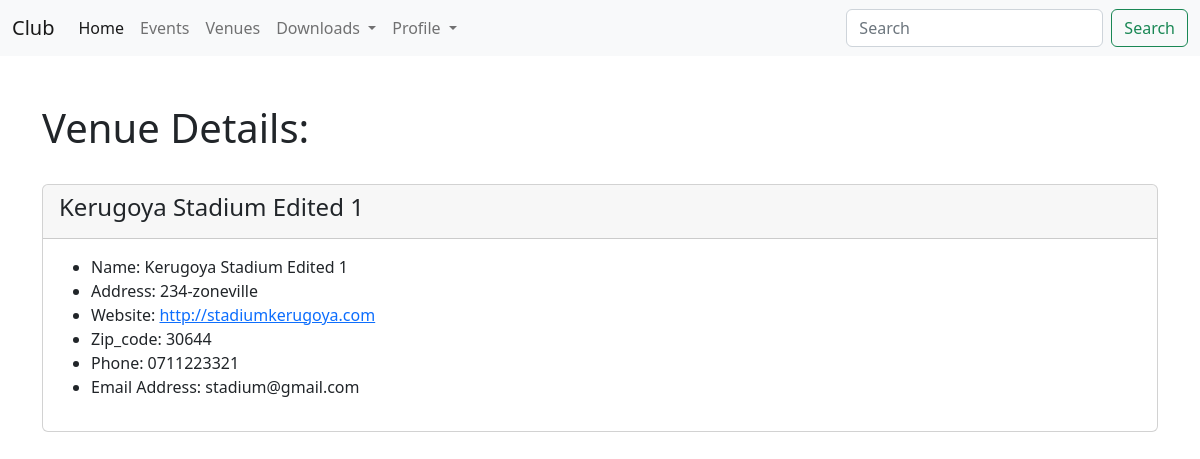
Page /venuedetail/1 on the committed database.
### myapp/models.py (models this page shows)
class Venue(models.Model):
    name = models.CharField(max_length=150)
    address = models.CharField(max_length=150)
    zip_code = models.CharField(max_length=150)
    phone = models.CharField(max_length=10)
    web = models.URLField(max_length=50, blank=True)
    email_address = models.EmailField()
    owner = models.IntegerField(blank=False, default=1)
    image = models.ImageField(blank=True, null=True, upload_to='images/')
    def __str__(self):
        return self.name

### myapp/views.py (the view)
# urls.py: path('venuedetail/<venue_id>', views.venuedetailview, name='venuedetail'),
def venuedetailview(request, venue_id):
    venues = Venue.objects.get(pk=venue_id)
    return render(request, 'venuedetail.html', {'venues':venues})

### templates/venuedetail.html (shortened to what this page needs)
{% extends 'base.html' %}
{% block content %}
<h1>Venue Details:</h1>
<br/>
<div class="card">
    <div class="card-header">
      <h4>{{venues}}</h4>
    </div>
    <ul>
    <div class="card-body">
      <li><h7 class="card-title">Name: {{venues.name}}</h7></li>
      <li><h7 class="card-title">Address: {{venues.address}}</h7></li>
      <li><h7 class="card-title">Website: <a href="{{venues.web}}">{{venues.web}}</a></h7></li>
      <li><h7 class="card-title">Zip_code: {{venues.zip_code}}</h7></li>
      <li><h7 class="card-title">Phone: {{venues.phone}}</h7></li>
      <li><h7 class="card-title">Email Address: {{venues.email_address}}</h7></li>
    </div>
    </ul>
</div>
<br/>
{% endblock %}

### rows in the picture
Venue: name "Kerugoya Stadium Edited 1", address "234-zoneville", web "http://stadiumkerugoya.com", zip_code "30644", phone "0711223321", email_address "stadium@gmail.com"
